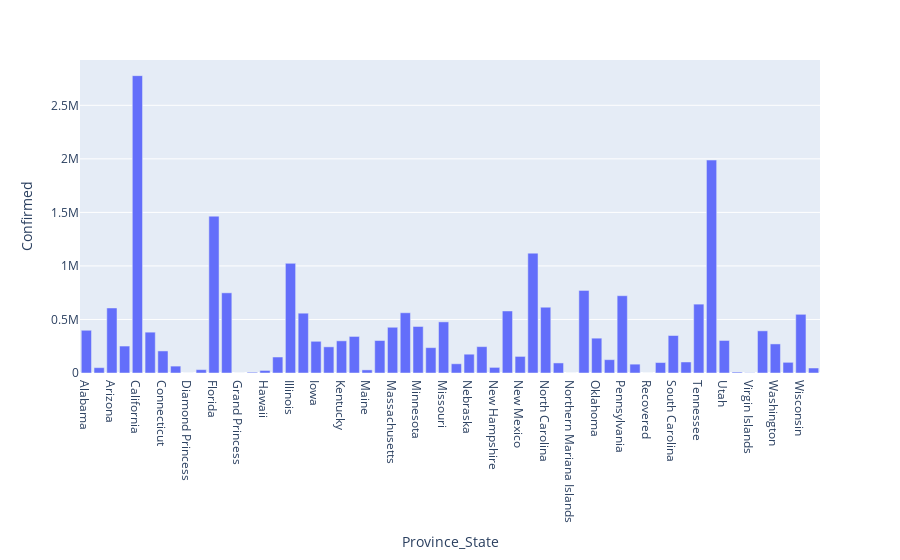

The notebook cell saved with this chart:
### Markdown cell above
### Plot Province/State Wise Confirmed cases in USA

### Code cell
px.bar(filtered_data2,x="Province_State",y="Confirmed")

### Figure 1 — Plotly figure (JSON) as saved in the notebook; plotly's stock layout.template omitted (floating-point values rounded to 4 significant figures)
{"data": [{"alignmentgroup": "True", "hovertemplate": "Province_State=%{x}<br>Confirmed=%{y}<extra></extra>", "legendgroup": "", "marker": {"color": "#636efa", "pattern": {"shape": ""}}, "name": "", "offsetgroup": "", "orientation": "v", "showlegend": false, "textposition": "auto", "type": "bar", "x": ["Alabama", "Alaska", "Arizona", "Arkansas", "California", "Colorado", "Connecticut", "Delaware", "Diamond Princess", "District of Columbia", "Florida", "Georgia", "Grand Princess", "Guam", "Hawaii", "Idaho", "Illinois", "Indiana", "Iowa", "Kansas", "Kentucky", "Louisiana", "Maine", "Maryland", "Massachusetts", "Michigan", "Minnesota", "Mississippi", "Missouri", "Montana", "Nebraska", "Nevada", "New Hampshire", "New Jersey", "New Mexico", "New York", "North Carolina", "North Dakota", "Northern Mariana Islands", "Ohio", "Oklahoma", "Oregon", "Pennsylvania", "Puerto Rico", "Recovered", "Rhode Island", "South Carolina", "South Dakota", "Tennessee", "Texas", "Utah", "Vermont", "Virgin Islands", "Virginia", "Washington", "West Virginia", "Wisconsin", "Wyoming"], "xaxis": "x", "y": [399150, 49979, 607345, 251746, 2776975, 381434, 205994, 64475, 49, 31457, 1464697, 748852, 103, 7399, 23897, 149235, 1024039, 558560, 296171, 244347, 300397, 341431, 29019, 303364, 427135, 562553, 434413, 236868, 477617, 86102, 175620, 246309, 52371, 579250, 154954, 1119284, 614355, 93951, 125, 770977, 325277, 124476, 721820, 82630, 0, 97614, 350084, 102901, 643181, 1988676, 303723, 8790, 2143, 393715, 271595, 99778, 548134, 46719], "yaxis": "y"}], "layout": {"barmode": "relative", "legend": {"tracegroupgap": 0}, "margin": {"t": 60}, "xaxis": {"anchor": "y", "domain": [0, 1], "title": {"text": "Province_State"}}, "yaxis": {"anchor": "x", "domain": [0, 1], "title": {"text": "Confirmed"}}}}
